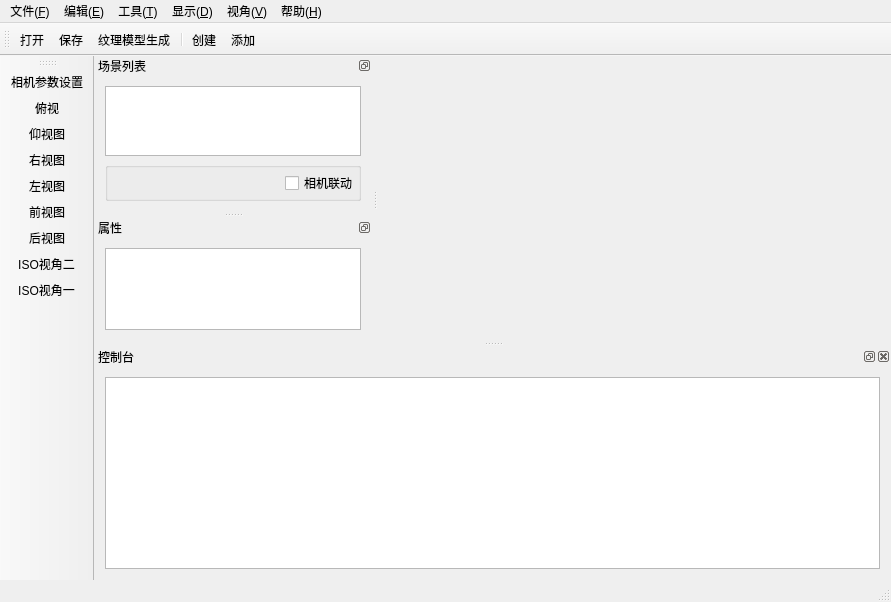
<?xml version="1.0" encoding="UTF-8"?>
<ui version="4.0">
 <class>MainWindowClass</class>
 <widget class="QMainWindow" name="MainWindowClass">
  <property name="geometry">
   <rect>
    <x>0</x>
    <y>0</y>
    <width>891</width>
    <height>602</height>
   </rect>
  </property>
  <property name="sizePolicy">
   <sizepolicy hsizetype="Preferred" vsizetype="Maximum">
    <horstretch>0</horstretch>
    <verstretch>0</verstretch>
   </sizepolicy>
  </property>
  <property name="baseSize">
   <size>
    <width>800</width>
    <height>600</height>
   </size>
  </property>
  <property name="focusPolicy">
   <enum>Qt::ClickFocus</enum>
  </property>
  <property name="windowTitle">
   <string>IGIT地形地物三维模型重建与可视化</string>
  </property>
  <property name="windowIcon">
   <iconset resource="../mainwindow.qrc">
    <normaloff>:/CC/Icons/images/icon/cc_icon_16.png</normaloff>:/CC/Icons/images/icon/cc_icon_16.png</iconset>
  </property>
  <property name="autoFillBackground">
   <bool>true</bool>
  </property>
  <widget class="QWidget" name="centralWidget"/>
  <widget class="QMenuBar" name="menubar">
   <property name="geometry">
    <rect>
     <x>0</x>
     <y>0</y>
     <width>891</width>
     <height>23</height>
    </rect>
   </property>
   <widget class="QMenu" name="menuFile">
    <property name="title">
     <string>文件(&amp;F)</string>
    </property>
    <addaction name="actionOpen"/>
    <addaction name="actionSave"/>
    <addaction name="separator"/>
    <addaction name="actionCloseAll"/>
    <addaction name="actionQuit"/>
   </widget>
   <widget class="QMenu" name="menuEdit">
    <property name="title">
     <string>编辑(&amp;E)</string>
    </property>
    <widget class="QMenu" name="menuSensors">
     <property name="title">
      <string>传感器</string>
     </property>
     <property name="icon">
      <iconset resource="../mainwindow.qrc">
       <normaloff>:/CC/images/dbCamSensorSymbol.png</normaloff>:/CC/images/dbCamSensorSymbol.png</iconset>
     </property>
     <widget class="QMenu" name="menuCameraSensor">
      <property name="title">
       <string>相机</string>
      </property>
      <addaction name="actionCreateCameraSensor"/>
      <addaction name="actionCreateCameraSensorFromFile"/>
      <addaction name="actionCheckPointsInsideFrustrum"/>
     </widget>
     <addaction name="menuCameraSensor"/>
    </widget>
    <addaction name="menuSensors"/>
    <addaction name="actionTextureGeneration"/>
   </widget>
   <widget class="QMenu" name="menuTools">
    <property name="title">
     <string>工具(&amp;T)</string>
    </property>
    <addaction name="actionPointPicking"/>
    <addaction name="actionCreateMarkedObjectBag"/>
    <addaction name="actionAddMarkedObject"/>
   </widget>
   <widget class="QMenu" name="menuDisplay">
    <property name="title">
     <string>显示(&amp;D)</string>
    </property>
    <addaction name="actionEditCamera"/>
    <addaction name="actionLockRotationVertAxis"/>
   </widget>
   <widget class="QMenu" name="menu3DViews">
    <property name="title">
     <string>视角(&amp;V)</string>
    </property>
    <addaction name="actionNew3DView"/>
    <addaction name="separator"/>
    <addaction name="actionClose3DView"/>
    <addaction name="actionCloseAll3DViews"/>
    <addaction name="separator"/>
    <addaction name="actionTile3DViews"/>
    <addaction name="actionCascade3DViews"/>
    <addaction name="separator"/>
    <addaction name="actionNext3DView"/>
    <addaction name="actionPrevious3DView"/>
   </widget>
   <widget class="QMenu" name="menuHelp">
    <property name="title">
     <string>帮助(&amp;H)</string>
    </property>
    <addaction name="actionDebug"/>
   </widget>
   <addaction name="menuFile"/>
   <addaction name="menuEdit"/>
   <addaction name="menuTools"/>
   <addaction name="menuDisplay"/>
   <addaction name="menu3DViews"/>
   <addaction name="menuHelp"/>
  </widget>
  <widget class="QToolBar" name="toolBarMainTools">
   <attribute name="toolBarArea">
    <enum>TopToolBarArea</enum>
   </attribute>
   <attribute name="toolBarBreak">
    <bool>false</bool>
   </attribute>
   <addaction name="actionOpen"/>
   <addaction name="actionSave"/>
   <addaction name="actionTextureGeneration"/>
   <addaction name="separator"/>
   <addaction name="actionCreateMarkedObjectBag"/>
   <addaction name="actionAddMarkedObject"/>
  </widget>
  <widget class="QStatusBar" name="statusBar"/>
  <widget class="QToolBar" name="toolBarView">
   <property name="windowTitle">
    <string>toolBar</string>
   </property>
   <attribute name="toolBarArea">
    <enum>LeftToolBarArea</enum>
   </attribute>
   <attribute name="toolBarBreak">
    <bool>false</bool>
   </attribute>
   <addaction name="actionEditCamera"/>
   <addaction name="actionSetViewTop"/>
   <addaction name="actionSetViewBottom"/>
   <addaction name="actionSetViewRight"/>
   <addaction name="actionSetViewLeft"/>
   <addaction name="actionSetViewFront"/>
   <addaction name="actionSetViewBack"/>
   <addaction name="actionSetViewIso2"/>
   <addaction name="actionSetViewIso1"/>
  </widget>
  <widget class="QDockWidget" name="DockableDBTree">
   <property name="minimumSize">
    <size>
     <width>176</width>
     <height>155</height>
    </size>
   </property>
   <property name="windowIcon">
    <iconset>
     <normaloff>:/IGITLandscapeViewer/cc_icon_16.png</normaloff>:/IGITLandscapeViewer/cc_icon_16.png</iconset>
   </property>
   <property name="floating">
    <bool>false</bool>
   </property>
   <property name="features">
    <set>QDockWidget::DockWidgetFloatable|QDockWidget::DockWidgetMovable</set>
   </property>
   <property name="windowTitle">
    <string>场景列表</string>
   </property>
   <attribute name="dockWidgetArea">
    <number>1</number>
   </attribute>
   <widget class="QWidget" name="dockWidgetContents">
    <layout class="QVBoxLayout" name="verticalLayout_2">
     <item>
      <widget class="ccCustomQTreeView" name="dbTreeView">
       <property name="dragEnabled">
        <bool>true</bool>
       </property>
       <property name="selectionMode">
        <enum>QAbstractItemView::ExtendedSelection</enum>
       </property>
       <property name="uniformRowHeights">
        <bool>true</bool>
       </property>
      </widget>
     </item>
     <item>
      <widget class="QGroupBox" name="groupBox">
       <property name="title">
        <string/>
       </property>
       <layout class="QVBoxLayout" name="_2">
        <property name="spacing">
         <number>0</number>
        </property>
        <property name="leftMargin">
         <number>0</number>
        </property>
        <property name="topMargin">
         <number>3</number>
        </property>
        <property name="rightMargin">
         <number>0</number>
        </property>
        <property name="bottomMargin">
         <number>3</number>
        </property>
        <item>
         <layout class="QHBoxLayout" name="horizontalLayout">
          <item>
           <spacer name="spacer">
            <property name="orientation">
             <enum>Qt::Horizontal</enum>
            </property>
            <property name="sizeHint" stdset="0">
             <size>
              <width>40</width>
              <height>20</height>
             </size>
            </property>
           </spacer>
          </item>
          <item>
           <widget class="QCheckBox" name="checkBoxCameraLink">
            <property name="text">
             <string>相机联动</string>
            </property>
           </widget>
          </item>
         </layout>
        </item>
       </layout>
      </widget>
     </item>
    </layout>
   </widget>
  </widget>
  <widget class="QDockWidget" name="DockableProperties">
   <property name="minimumSize">
    <size>
     <width>100</width>
     <height>116</height>
    </size>
   </property>
   <property name="features">
    <set>QDockWidget::DockWidgetFloatable|QDockWidget::DockWidgetMovable</set>
   </property>
   <property name="windowTitle">
    <string>属性</string>
   </property>
   <attribute name="dockWidgetArea">
    <number>1</number>
   </attribute>
   <widget class="QWidget" name="widget_2">
    <layout class="QVBoxLayout" name="verticalLayout">
     <item>
      <widget class="QTreeView" name="propertiesTreeView"/>
     </item>
    </layout>
   </widget>
  </widget>
  <widget class="QDockWidget" name="DockableConsole">
   <property name="sizePolicy">
    <sizepolicy hsizetype="Ignored" vsizetype="Maximum">
     <horstretch>0</horstretch>
     <verstretch>0</verstretch>
    </sizepolicy>
   </property>
   <property name="features">
    <set>QDockWidget::DockWidgetClosable|QDockWidget::DockWidgetFloatable</set>
   </property>
   <property name="windowTitle">
    <string>控制台</string>
   </property>
   <attribute name="dockWidgetArea">
    <number>8</number>
   </attribute>
   <widget class="QWidget" name="widget">
    <layout class="QVBoxLayout" name="verticalLayout_3">
     <item>
      <widget class="QListWidget" name="consoleWidget"/>
     </item>
    </layout>
   </widget>
  </widget>
  <action name="actionOpen">
   <property name="icon">
    <iconset resource="../mainwindow.qrc">
     <normaloff>:/CC/images/ccOpen.png</normaloff>:/CC/images/ccOpen.png</iconset>
   </property>
   <property name="text">
    <string>打开</string>
   </property>
   <property name="shortcut">
    <string>Ctrl+O</string>
   </property>
  </action>
  <action name="actionSave">
   <property name="icon">
    <iconset resource="../mainwindow.qrc">
     <normaloff>:/CC/images/ccSave.png</normaloff>:/CC/images/ccSave.png</iconset>
   </property>
   <property name="text">
    <string>保存</string>
   </property>
   <property name="shortcut">
    <string>Ctrl+S</string>
   </property>
  </action>
  <action name="actionQuit">
   <property name="text">
    <string>退出</string>
   </property>
   <property name="shortcut">
    <string>Ctrl+Q</string>
   </property>
  </action>
  <action name="actionNew3DView">
   <property name="text">
    <string>新建</string>
   </property>
   <property name="shortcut">
    <string>Ctrl+F3</string>
   </property>
  </action>
  <action name="actionClose3DView">
   <property name="text">
    <string>关闭</string>
   </property>
   <property name="shortcut">
    <string>Ctrl+F4</string>
   </property>
  </action>
  <action name="actionCloseAll3DViews">
   <property name="text">
    <string>关闭所有</string>
   </property>
  </action>
  <action name="actionTile3DViews">
   <property name="text">
    <string>平铺</string>
   </property>
  </action>
  <action name="actionCascade3DViews">
   <property name="text">
    <string>层叠</string>
   </property>
  </action>
  <action name="actionNext3DView">
   <property name="text">
    <string>下一个</string>
   </property>
  </action>
  <action name="actionPrevious3DView">
   <property name="text">
    <string>上一个</string>
   </property>
  </action>
  <action name="actionCloseAll">
   <property name="text">
    <string>清除全部</string>
   </property>
  </action>
  <action name="actionSetViewTop">
   <property name="icon">
    <iconset resource="../mainwindow.qrc">
     <normaloff>:/CC/images/ccViewZpos.png</normaloff>:/CC/images/ccViewZpos.png</iconset>
   </property>
   <property name="text">
    <string>俯视</string>
   </property>
   <property name="shortcut">
    <string>3</string>
   </property>
  </action>
  <action name="actionSetViewFront">
   <property name="icon">
    <iconset resource="../mainwindow.qrc">
     <normaloff>:/CC/images/ccViewYpos.png</normaloff>:/CC/images/ccViewYpos.png</iconset>
   </property>
   <property name="text">
    <string>前视图</string>
   </property>
   <property name="shortcut">
    <string>7</string>
   </property>
  </action>
  <action name="actionSetViewLeft">
   <property name="icon">
    <iconset resource="../mainwindow.qrc">
     <normaloff>:/CC/images/ccViewXpos.png</normaloff>:/CC/images/ccViewXpos.png</iconset>
   </property>
   <property name="text">
    <string>左视图 </string>
   </property>
   <property name="shortcut">
    <string>6</string>
   </property>
  </action>
  <action name="actionSetViewRight">
   <property name="icon">
    <iconset resource="../mainwindow.qrc">
     <normaloff>:/CC/images/ccViewXneg.png</normaloff>:/CC/images/ccViewXneg.png</iconset>
   </property>
   <property name="text">
    <string>右视图</string>
   </property>
   <property name="shortcut">
    <string>5</string>
   </property>
  </action>
  <action name="actionSetViewBottom">
   <property name="icon">
    <iconset resource="../mainwindow.qrc">
     <normaloff>:/CC/images/ccViewZneg.png</normaloff>:/CC/images/ccViewZneg.png</iconset>
   </property>
   <property name="text">
    <string>仰视图</string>
   </property>
   <property name="shortcut">
    <string>4</string>
   </property>
  </action>
  <action name="actionSetViewBack">
   <property name="icon">
    <iconset resource="../mainwindow.qrc">
     <normaloff>:/CC/images/ccViewYneg.png</normaloff>:/CC/images/ccViewYneg.png</iconset>
   </property>
   <property name="text">
    <string>后视图</string>
   </property>
   <property name="shortcut">
    <string>8</string>
   </property>
  </action>
  <action name="actionSetViewIso1">
   <property name="icon">
    <iconset resource="../mainwindow.qrc">
     <normaloff>:/CC/images/ccViewIso1.png</normaloff>:/CC/images/ccViewIso1.png</iconset>
   </property>
   <property name="text">
    <string>ISO视角一</string>
   </property>
   <property name="shortcut">
    <string>1</string>
   </property>
  </action>
  <action name="actionSetViewIso2">
   <property name="icon">
    <iconset resource="../mainwindow.qrc">
     <normaloff>:/CC/images/ccViewIso2.png</normaloff>:/CC/images/ccViewIso2.png</iconset>
   </property>
   <property name="text">
    <string>ISO视角二</string>
   </property>
   <property name="shortcut">
    <string>2</string>
   </property>
  </action>
  <action name="actionSetOrthoView">
   <property name="icon">
    <iconset resource="../mainwindow.qrc">
     <normaloff>:/CC/images/ccOrthoMode32.png</normaloff>:/CC/images/ccOrthoMode32.png</iconset>
   </property>
   <property name="text">
    <string>正视投影</string>
   </property>
  </action>
  <action name="actionSetCenteredPerspectiveView">
   <property name="icon">
    <iconset resource="../mainwindow.qrc">
     <normaloff>:/CC/images/ccCenteredPerspective32.png</normaloff>:/CC/images/ccCenteredPerspective32.png</iconset>
   </property>
   <property name="text">
    <string>透视投影(物体为中心)</string>
   </property>
  </action>
  <action name="actionSetViewerPerspectiveView">
   <property name="icon">
    <iconset resource="../mainwindow.qrc">
     <normaloff>:/CC/images/ccViewerBasedPerspective32.png</normaloff>:/CC/images/ccViewerBasedPerspective32.png</iconset>
   </property>
   <property name="text">
    <string>透视投影(观察者为中心）</string>
   </property>
  </action>
  <action name="actionSetPivotAlwaysOn">
   <property name="icon">
    <iconset resource="../mainwindow.qrc">
     <normaloff>:/CC/images/ccPivotOn.png</normaloff>:/CC/images/ccPivotOn.png</iconset>
   </property>
   <property name="text">
    <string>始终可见</string>
   </property>
  </action>
  <action name="actionSetPivotRotationOnly">
   <property name="icon">
    <iconset resource="../mainwindow.qrc">
     <normaloff>:/CC/images/ccPivotAuto.png</normaloff>:/CC/images/ccPivotAuto.png</iconset>
   </property>
   <property name="text">
    <string>仅旋转可见</string>
   </property>
  </action>
  <action name="actionSetPivotOff">
   <property name="icon">
    <iconset resource="../mainwindow.qrc">
     <normaloff>:/CC/images/ccPivotOff.png</normaloff>:/CC/images/ccPivotOff.png</iconset>
   </property>
   <property name="text">
    <string>始终不可见</string>
   </property>
  </action>
  <action name="actionLockRotationVertAxis">
   <property name="checkable">
    <bool>true</bool>
   </property>
   <property name="text">
    <string>锁定旋转轴（Y轴）</string>
   </property>
   <property name="shortcut">
    <string>L, Ctrl+S</string>
   </property>
  </action>
  <action name="actionEditCamera">
   <property name="icon">
    <iconset resource="../mainwindow.qrc">
     <normaloff>:/CC/images/ccCamera.png</normaloff>:/CC/images/ccCamera.png</iconset>
   </property>
   <property name="text">
    <string>相机参数设置</string>
   </property>
  </action>
  <action name="actionCreateCameraSensor">
   <property name="icon">
    <iconset resource="../mainwindow.qrc">
     <normaloff>:/CC/images/dbCamSensorSymbol.png</normaloff>:/CC/images/dbCamSensorSymbol.png</iconset>
   </property>
   <property name="text">
    <string>创建</string>
   </property>
  </action>
  <action name="actionCheckPointsInsideFrustrum">
   <property name="text">
    <string>计算可视性</string>
   </property>
  </action>
  <action name="actionCreateCameraSensorFromFile">
   <property name="text">
    <string>从文件中创建</string>
   </property>
  </action>
  <action name="actionTextureGeneration">
   <property name="icon">
    <iconset resource="../mainwindow.qrc">
     <normaloff>:/CC/images/dbCloudSymbol.png</normaloff>:/CC/images/dbCloudSymbol.png</iconset>
   </property>
   <property name="text">
    <string>纹理模型生成</string>
   </property>
  </action>
  <action name="actionDebug">
   <property name="text">
    <string>Debug</string>
   </property>
  </action>
  <action name="action">
   <property name="text">
    <string>选点</string>
   </property>
  </action>
  <action name="actionPointPicking">
   <property name="icon">
    <iconset resource="../mainwindow.qrc">
     <normaloff>:/CC/images/ccPointPicking.png</normaloff>:/CC/images/ccPointPicking.png</iconset>
   </property>
   <property name="text">
    <string>选点</string>
   </property>
  </action>
  <action name="actionCreateMarkedObjectBag">
   <property name="icon">
    <iconset resource="../mainwindow.qrc">
     <normaloff>:/MarkObject/images/moCreate.png</normaloff>:/MarkObject/images/moCreate.png</iconset>
   </property>
   <property name="text">
    <string>创建</string>
   </property>
  </action>
  <action name="actionAddMarkedObject">
   <property name="icon">
    <iconset resource="../mainwindow.qrc">
     <normaloff>:/MarkObject/images/moAdd.png</normaloff>:/MarkObject/images/moAdd.png</iconset>
   </property>
   <property name="text">
    <string>添加</string>
   </property>
  </action>
 </widget>
 <layoutdefault spacing="6" margin="11"/>
 <customwidgets>
  <customwidget>
   <class>ccCustomQTreeView</class>
   <extends>QTreeView</extends>
   <header location="global">ccDBRoot.h</header>
  </customwidget>
 </customwidgets>
 <resources>
  <include location="../mainwindow.qrc"/>
 </resources>
 <connections/>
</ui>
